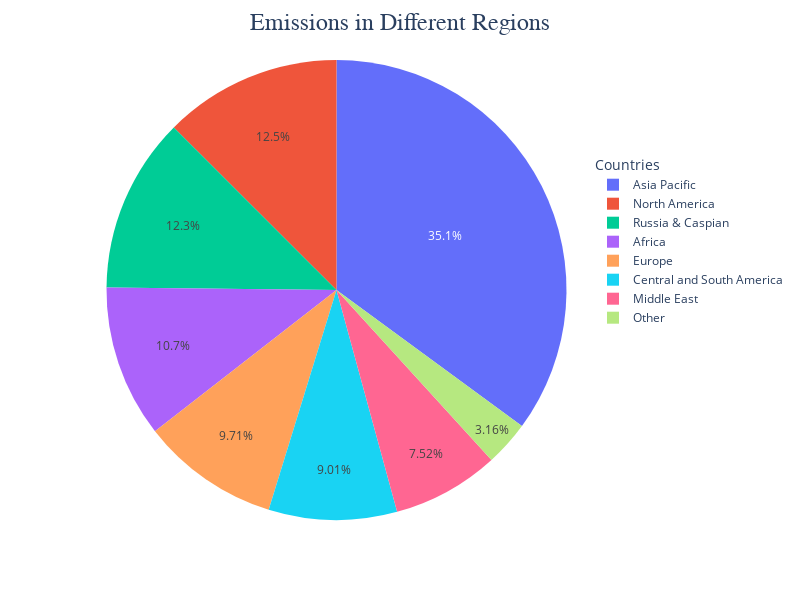

The code cell stored with this chart in its notebook:
### Code cell
fig = px.pie(emission, values='Emissions', names='Region',)
# Add title
fig.update_layout(title='Emissions in Different Regions', title_font_size=24, title_font_family='Arial',title_x=0.5)

# Add legend and adjust position
fig.update_layout(legend=dict(title='Countries', orientation='v', yanchor='top', y=0.8, xanchor='left', x=1))
fig.update_layout(height=600, width=800)
# Center the title
fig.update_layout(title_x=0.5)
fig.show()

### Figure 1 — Plotly figure (JSON) as saved in the notebook; plotly's stock layout.template omitted (floating-point values rounded to 4 significant figures)
{"data": [{"domain": {"x": [0, 1], "y": [0, 1]}, "hovertemplate": "Region=%{label}<br>Emissions=%{value}<extra></extra>", "labels": ["Asia Pacific", "North America", "Russia & Caspian", "Africa", "Europe", "Central and South America", "Middle East", "Other"], "legendgroup": "", "name": "", "showlegend": true, "type": "pie", "values": [177700.0, 63350.0, 62420.0, 54200.0, 49210.0, 45640.0, 38100.0, 16000.0]}], "layout": {"height": 600, "legend": {"orientation": "v", "title": {"text": "Countries"}, "tracegroupgap": 0, "x": 1, "xanchor": "left", "y": 0.8, "yanchor": "top"}, "margin": {"t": 60}, "title": {"font": {"family": "Arial", "size": 24}, "text": "Emissions in Different Regions", "x": 0.5}, "width": 800}}
